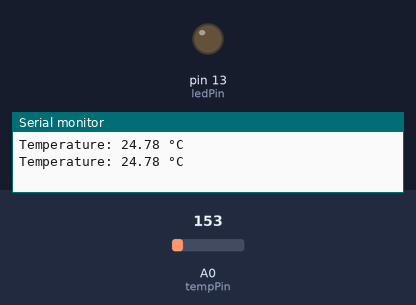
This sketch was run on a simulated Arduino Uno, built with avr-gcc and run on an emulated ATmega328P. On the bench: output pins drawn as LEDs (lit = HIGH), the last lines printed to the serial monitor. The inputs (shaded band) are chosen by the test bench; at power-on: A0 (tempPin) = 153.

Above: at 1.8 s.
1.9 s: A0 (tempPin) set to 162
At 3.0 s:
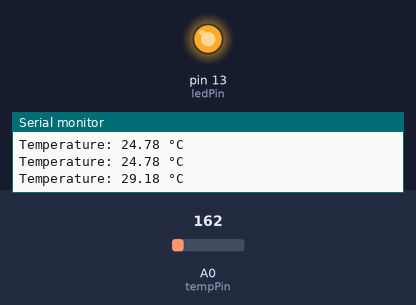
3.5 s: A0 (tempPin) set to 133
At 4.6 s:
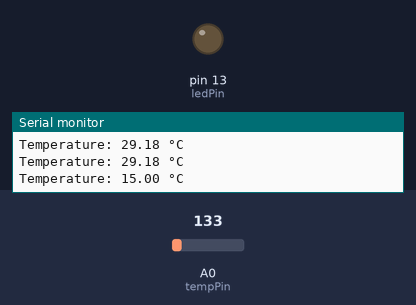
5.5 s: A0 (tempPin) set to 165
At 7.4 s:
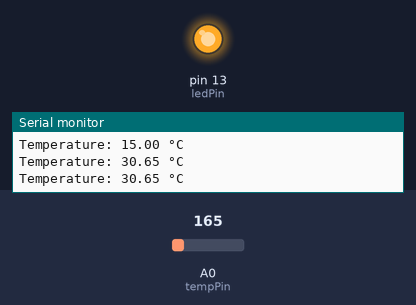
Timing chart, 0 to 8.9 s (numbered marks = the images above; inputs shaded):
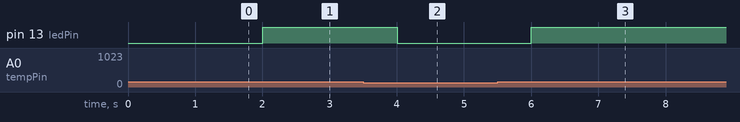

Measured:
- the behaviour switches between 153 and 154 on A0 (tempPin) (found by bisection; images 0 and 1)
- after the input at 1.9 s, pin 13 (ledPin): LOW → HIGH after 0.10 s
- after the input at 3.5 s, pin 13 (ledPin): HIGH → LOW after 0.50 s
- after the input at 5.5 s, pin 13 (ledPin): LOW → HIGH after 0.51 s

The sketch:

Task1.1P.ino
```cpp
const int tempPin = A0; // TMP36 Vout pin connected to A0
const int ledPin = 13; // LED connected to pin 13

void setup() {
  pinMode(ledPin, OUTPUT); // Set LED pin as output
  Serial.begin(9600); // Initialize serial communication
}

void loop() {
  int tempReading = analogRead(tempPin); // Read temperature sensor
  float voltage = tempReading * (5.0 / 1023.0); // Convert analog reading to voltage
  float temperatureC = (voltage - 0.5) * 100.0; // Convert voltage to temperature in Celsius

  // Print temperature to Serial Monitor
  Serial.print("Temperature: ");
  Serial.print(temperatureC);
  Serial.println(" °C");

  // Turn LED on or off based on temperature
  if (temperatureC > 25.0) { // Example threshold
    digitalWrite(ledPin, HIGH); // Turn LED on
  } else {
    digitalWrite(ledPin, LOW); // Turn LED off
  }

  delay(1000); // Wait for 1 second before repeating
}
```
